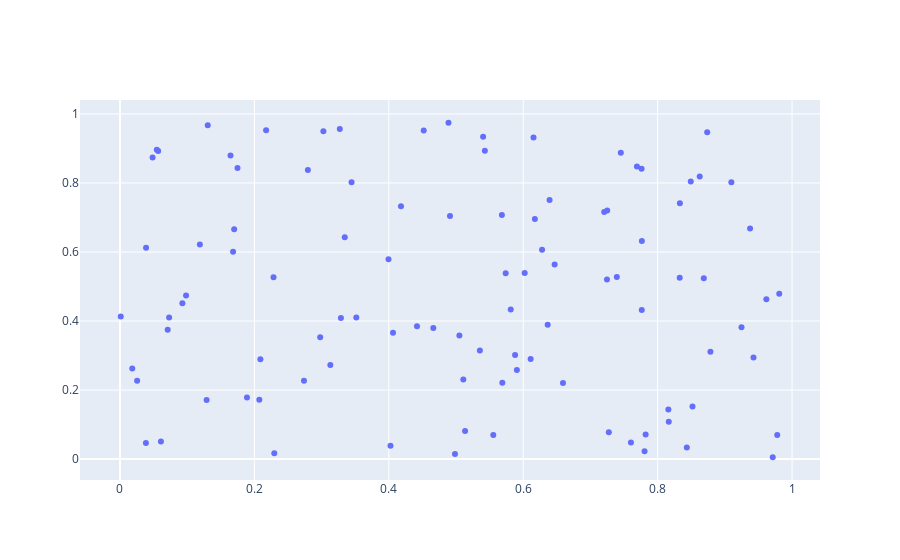

Source (notebook cell):
### Code cell
data = [trace]
iplot(data)
